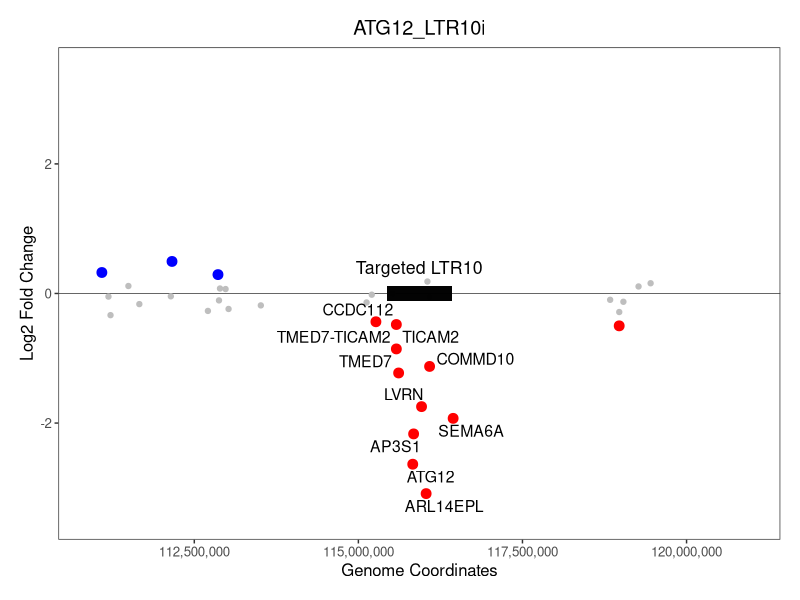

Write R code to recreate this figure.
library(ggplot2)
library(ggrepel)

# ATG12
# LTR10 enhancer located at chr5 115928578

# Read in the deseq2 table
deseq_table_atg12ltr10i <- read.table("deseq2_results_genes_atg12ltr10i_vs_ctrl.tab", header = TRUE, sep="\t")
head(deseq_table_atg12ltr10i)

# Read in the gene coordinates table and make the gene names the row names
gencode34_genename_genecoords <- read.table("gencode34_genename_genecoords.txt", header = FALSE, sep="\t", row.names=1)
head(gencode34_genename_genecoords)  
nrow(gencode34_genename_genecoords)

# Merge tables by row names to add gene coordinates to each gene name
deseq_with_gene_coords <- merge(deseq_table_atg12ltr10i, gencode34_genename_genecoords, by=0)
head(deseq_with_gene_coords)
nrow(deseq_with_gene_coords)
#14772

# Set first column (gene names) to be the rownames again
rownames(deseq_with_gene_coords) <- deseq_with_gene_coords[,1]
head(deseq_with_gene_coords)

# Add better names to columns
colnames(deseq_with_gene_coords) = c("geneName", "baseMean", "log2FoldChange", "lfcSE", "pvalue", "padj", "geneChr", "geneStart", "geneEnd") 
head(deseq_with_gene_coords)

# Make a manhattan-like distance vs log2fc plot
ggplot(deseq_with_gene_coords, aes(geneStart, log2FoldChange), colour="grey") +
  scale_color_discrete(name = 'Labels') +
  theme_bw() + 
  geom_hline(aes(yintercept = 0), size=0.2) +
  ggtitle("ATG12_LTR10i") +
  theme(plot.title = element_text(hjust = 0.5)) +
  # change plot margins (order is top, right, bottom, left)
  theme(plot.margin=unit(c(0.5,0.5,0.5,0.5),"cm")) +
  theme(panel.grid.major = element_blank(), panel.grid.minor = element_blank()) +
  labs(y="Log2 Fold Change", x = "Genome Coordinates") +
  # Set all dots color to grey
  geom_point(data=deseq_with_gene_coords[which(deseq_with_gene_coords$geneChr=="chr5"),], colour = "grey", size = 1.5) + 
  # add annotation for the targeted LTR10 element
  annotate("rect", xmin=115928578-500000, xmax=115928578+500000, ymin=-0.12, ymax=0.12, alpha=0.99, fill="black") +
  annotate("text", x=115928578, y=0.4, label = "Targeted LTR10", size=4.5, family="Helvetica") +
  # If pvalue<0.05, change dot color to black
  geom_point(data=deseq_with_gene_coords[which(deseq_with_gene_coords$geneChr=="chr5" & deseq_with_gene_coords $padj <0.05 & deseq_with_gene_coords $log2FoldChange>0),],  colour = "blue", size = 3) +
  # Highlight in red genes within 1Mb of targeted LTR10 (still requiring pval<0.05 and log2fc<0)
  geom_point(data=deseq_with_gene_coords[which(deseq_with_gene_coords$geneChr=="chr5" & deseq_with_gene_coords $padj<0.05 & deseq_with_gene_coords $log2FoldChange<0),], colour = "red", size=3) +
  # Add text label for down-regulated genes within 1.5Mb of LTR10 
  geom_text_repel(data=deseq_with_gene_coords[which(deseq_with_gene_coords$geneChr=="chr5" & deseq_with_gene_coords$padj<0.05 & deseq_with_gene_coords$log2FoldChange<0 & deseq_with_gene_coords $geneStart>(115928578-1500000) & deseq_with_gene_coords $geneStart<(115928578+1500000)),], mapping = aes(geneStart, log2FoldChange, label = rownames(deseq_with_gene_coords[which(deseq_with_gene_coords$geneChr=="chr5" & deseq_with_gene_coords $padj<0.05 & deseq_with_gene_coords $log2FoldChange<0 & deseq_with_gene_coords $geneStart>(115928578-1500000) & deseq_with_gene_coords $geneStart<(115928578+1500000)),])),size=4,force=0.5) +
  # Set the viewing window to be 10Mb centered around LTR10
  scale_x_continuous(labels = scales::comma, limits = c(115928578-5000000,115928578+5000000)) +
  scale_y_continuous(expand = c(0,0),  limits = c(-3.8,3.8)) +
  theme(text=element_text(size=12,family="Helvetica"))
